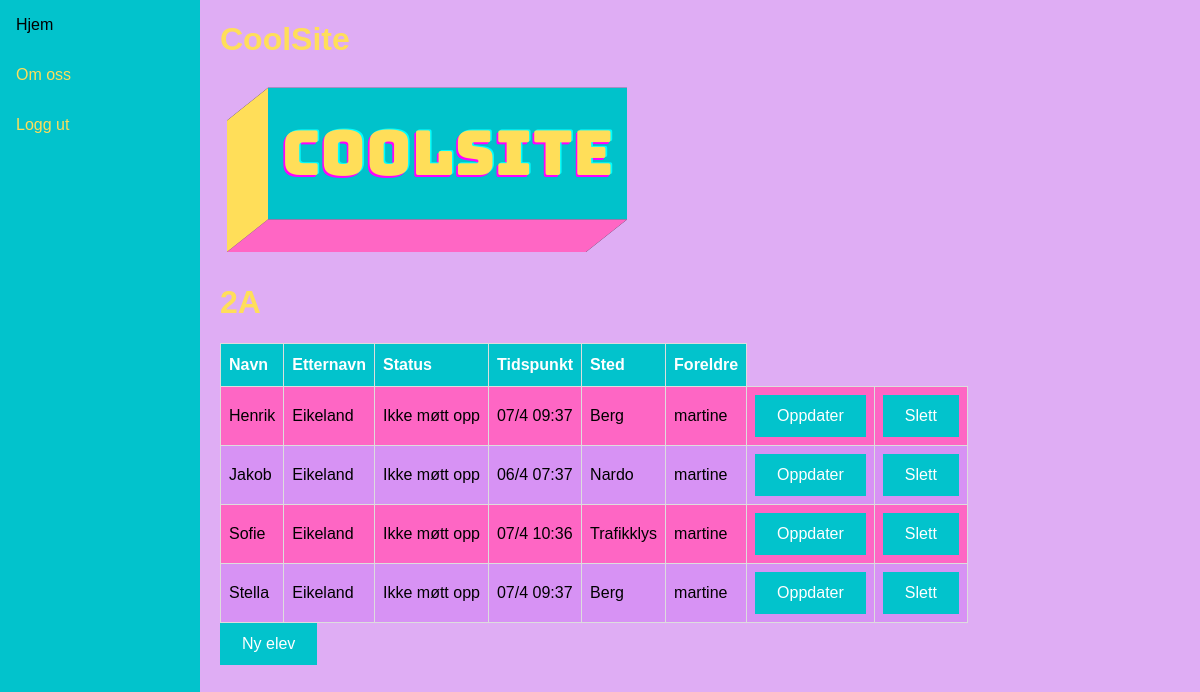
/klasse/1 (signed in), run on an earlier commit of the app's database.
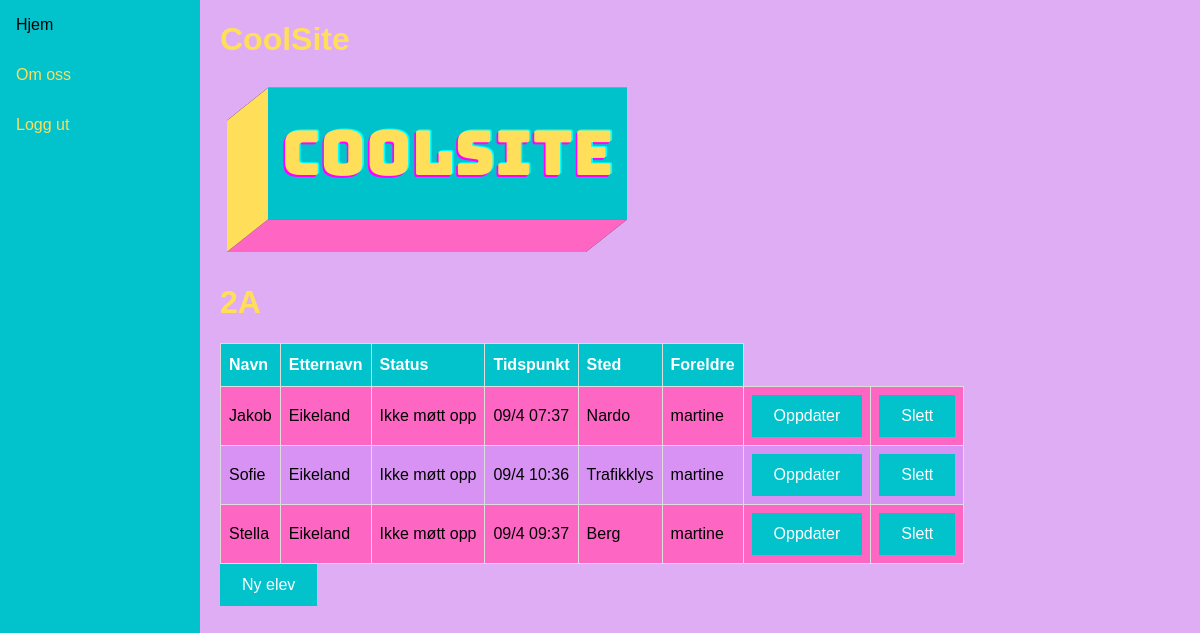
And on a later commit of the database.
### coolflex/models.py (models this page shows, shortened)
class CoolUser(models.Model):
    first_name = models.CharField(max_length=20, default="CoolUser")
    last_name = models.CharField(max_length=20, default ="")
    klasse = models.ForeignKey(Klasse, null=True, related_name="cooluser", on_delete=models.CASCADE)
    teacher = models.ForeignKey(User, blank=True, on_delete=models.CASCADE, related_name="+")
    parent = models.ForeignKey(User, blank=True, on_delete=models.CASCADE, related_name="+")
    status = models.CharField(max_length=3, default="DEF", blank=True, null=True)
    timestamp = models.CharField(max_length=20, default="N/A", blank=True, null=True)
    location = models.CharField(max_length=20, default="N/A", blank=True, null=True)
    class Meta:
        ordering = ["last_name", "first_name"]
    def get_parent(self):
        return self.parent.username

### coolflex/views.py (the view)
# urls.py: path("klasse", views.frontpage, name="frontpage"),
@login_required
def klasse(request, pk):
	klasse = Klasse.objects.get(id=pk)
	coolusers = CoolUser.objects.filter(klasse=klasse)
	klassenavn = klasse
	for user in coolusers:
		user.status = get_status_text(user)
		user.location = get_coolbox_location(user, coolbox_dict)
		user.timestamp = get_timestamp_text(user)
	context = {'klasse':klasse, 'coolusers':coolusers, "klassenavn":klassenavn}
	return render(request, "coolflex/klasse.html", context)

### coolflex/models.py (called while the page is built)
    def __str__(self):
        return self.navn

### coolflex/views.py (called while the page is built)
def get_timestamp(user):
	box_data_list = []
	timestamp = datetime.now() #får int feil hvis ikke, default blir .now()
	box_data = DataCoolBox.objects.filter(cooluser_id = user.id)
	if (box_data == None):
		return None
	else:
		for data in box_data:
			box_data_list.append(data)
		if (len(box_data_list) > 1):
			timestamp = box_data_list[-1].timestamp
		elif (len(box_data_list) == 1):
			timestamp = box_data_list[0].timestamp
		return timestamp

def get_coolbox_location(user, box_dict):
	box_data_list = []
	box_id = 0
	box_data = DataCoolBox.objects.filter(cooluser_id = user.id)
	for data in box_data:
		box_data_list.append(data)
	if (len(box_data_list) > 1):
		box_id = box_data_list[-1].box_id
	elif (len(box_data_list) == 1):
		box_id = box_data_list[0].box_id
	return box_dict.get(box_id)

def get_status(user):
	timestamp_status = check_timestamp(get_timestamp(user))
	if (timestamp_status == 1):
		return True
	elif (timestamp_status == 2):
		return 2
	elif (timestamp_status == 3):
		return False
	else:
		return False

### coolflex/templates/coolflex/klasse.html
{% extends 'coolflex/base.html' %}
{% load static %}
{% block content %}
<h1>{{ klassenavn }}</h1>
<table id="coolflex">
    <thead>
      <tr>
        <th>Navn</th>
        <th>Etternavn</th>
        <th>Status</th>
        <th>Tidspunkt</th>
        <th>Sted</th>
        <th>Foreldre</th>
      </tr>
    </thead>
    <tbody>
      <tr>
        {% for user in coolusers %}
        {% if user.klasse|lower == klassenavn|lower %}
        <tr>
            <td> {{ user.first_name }} </td>
            <td> {{ user.last_name }} </td>
            <td> {{ user.status }} </td>
            <td> {{ user.timestamp }} </td>
            <td> {{ user.location }} </td>
            <td> {{ user.get_parent }} </td>
            <td> <div class="button"><a href="{% url 'updatecooluser' user.id %}">Oppdater</a></div> </td>
            <td> <div class="button"><a href="{% url 'deletecooluser' user.id %}">Slett</a></div> </td>
        </tr>
        {%endif%}
        {%endfor%}
      </tr>
    </tbody>
    </table>
    <div class="button"><a href="{% url 'createcooluser' %}">Ny elev</a></div>
{% endblock %}
{% block sidenav %}
<a href="{% url 'frontpage' %}">Hjem</a>
<a href="{% url 'info' %}">Om oss</a>
<a href="{% url 'logout' %}">Logg ut</a>
{% endblock %}

What changed in the data, as far as the page shows it:
no longer on this page (row edited): CoolUser: first_name "Henrik", last_name "Eikeland", status "Ikke møtt opp", timestamp "07/4 09:37", location "Berg", get_parent "martine"
computed for CoolUser "Jakob": timestamp "06/4 07:37" → "09/4 07:37"
computed for CoolUser "Sofie": timestamp "07/4 10:36" → "09/4 10:36"
computed for CoolUser "Stella": timestamp "07/4 09:37" → "09/4 09:37"
